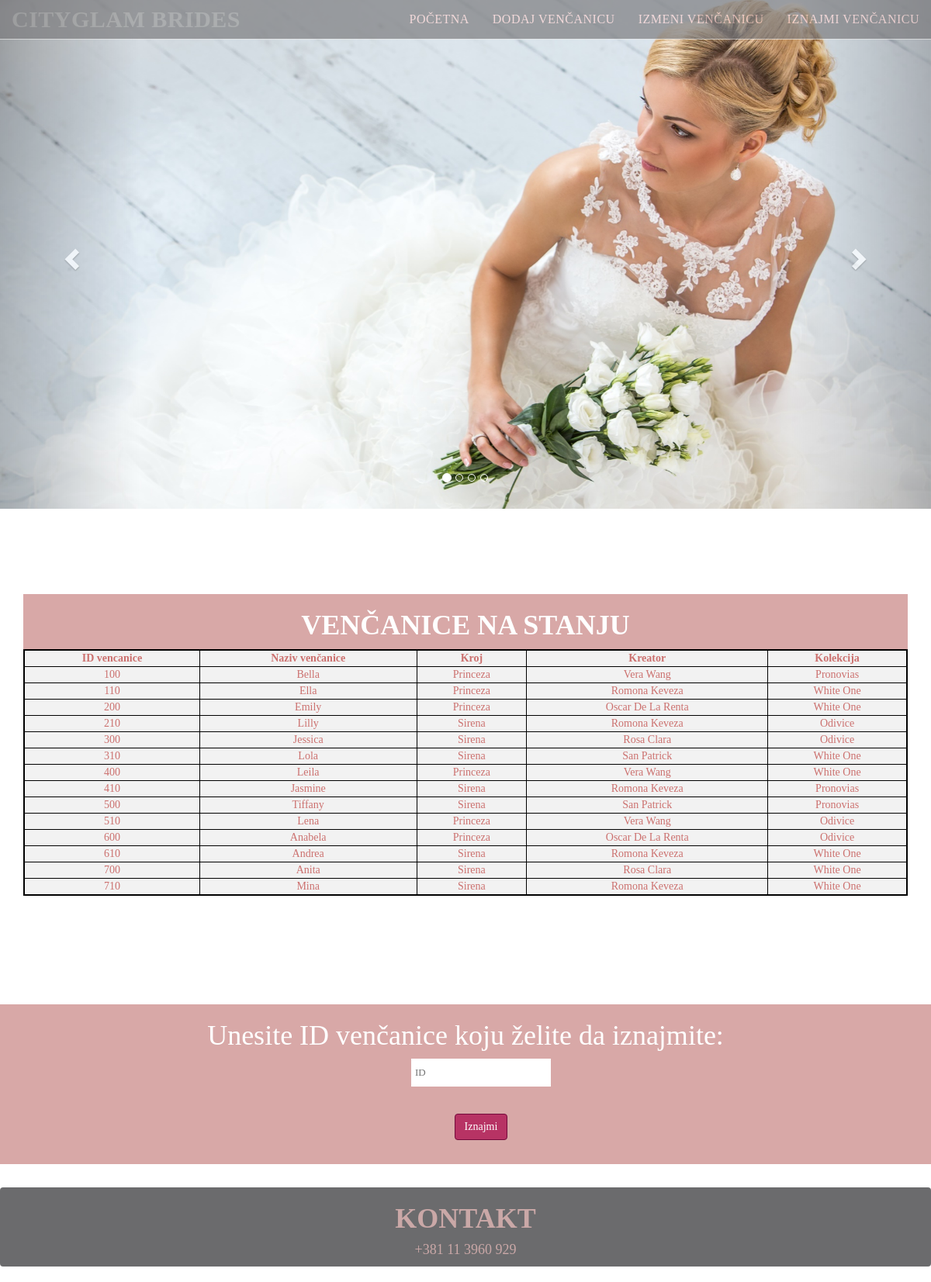
Page /iznajmi.php on the committed database.
### tables this page shows
CREATE TABLE IF NOT EXISTS `kreator` (
  `kreatorid` int(11) NOT NULL,
  `kreatorime` text NOT NULL,
  `kreatorprezime` text NOT NULL
);

CREATE TABLE IF NOT EXISTS `vencanica` (
  `vencanicaid` int(11) NOT NULL AUTO_INCREMENT,
  `vencanicanaziv` text NOT NULL,
  `kroj` text NOT NULL,
  `vencanicakreatorid` int(11) NOT NULL,
  `vencanicakolekcijaid` int(11) NOT NULL,
  PRIMARY KEY (`vencanicaid`)
);

CREATE TABLE IF NOT EXISTS `kolekcija` (
  `kolekcijaid` int(11) NOT NULL,
  `kolekcijanaziv` text NOT NULL
);

### baza.php (called while the page is built, shortened)
<?php
class Database
{
private $hostname="localhost";
private $username="root";
private $password="";
private $dbname;
private $dblink;
private $result;
function __construct($dbname)
{
$this->dbname = $dbname;
}
public function getResult()
{
return $this->result;
}
function Connect()
{
$this->dblink = new mysqli($this->hostname, $this->username, $this->password, $this->dbname);
$this->dblink->set_charset("utf8");
}
function select ($table="kreator, vencanica, kolekcija", $rows = '*', $where = "vencanicakreatorid = kreatorid && vencanicakolekcijaid = kolekcijaid", $order = null)
{
$q = 'SELECT '.$rows.' FROM '.$table;
        if($where != null)
            $q .= ' WHERE '.$where;
$this->ExecuteQuery($q);
}
function ExecuteQuery($query)
{
if($this->result = $this->dblink->query($query)){
return true;
}
else
{
return false;
}
}
}
?>

### iznajmi.php (the view, shortened to what this page needs)
<!DOCTYPE html PUBLIC "-//W3C//DTD XHTML 1.0 Transitional//EN" "http://www.w3.org/TR/xhtml1/DTD/xhtml1-transitional.dtd">
<?php
include ("baza.php");
$prikazi=new Database("vencanice");
?>
<html xmlns="http://www.w3.org/1999/xhtml">
<head>
<link href="stilovi.css" rel="stylesheet" type="text/css" />
  <link rel="stylesheet" href="http://maxcdn.bootstrapcdn.com/bootstrap/3.3.6/css/bootstrap.min.css">
</head>
<body>
<?php
$prikazi->select();
?>
<nav class="navbar navbar-default navbar-fixed-top">
  <div class="container-fluid">
    <div class="navbar-header">
     <a class="navbar-brand" href="index.php"><strong>CITYGLAM BRIDES</strong></a>
    </div>
    <div class="collapse navbar-collapse" id="myNavbar">
      <ul class="nav navbar-nav navbar-right">
        <li><a href="index.php">POČETNA</a></li>
        <li><a href="dodaj.php">DODAJ VENČANICU</a></li>
        <li><a href="izmeni.php">IZMENI VENČANICU</a></li>
         <li><a href="iznajmi.php">IZNAJMI VENČANICU</a></li></ul>
		 </div>
		 </div>
</nav>
<div id="myCarousel" class="carousel slide" data-ride="carousel">
  <ol class="carousel-indicators">
    <li data-target="#myCarousel" data-slide-to="0" class="active"></li>
    <li data-target="#myCarousel" data-slide-to="1"></li>
    <li data-target="#myCarousel" data-slide-to="2"></li>
    <li data-target="#myCarousel" data-slide-to="3"></li>
  </ol>
<div class="carousel-inner" role="listbox">
      <div class="item active">
      <img src="Slike/mlada1.jpg" >
      <div class="carousel-caption">
      </div>
    </div>
  </div>
<a class="left carousel-control" href="#myCarousel" role="button" data-slide="prev">
    <span class="glyphicon glyphicon-chevron-left" aria-hidden="true"></span>
  </a>
  <a class="right carousel-control" href="#myCarousel" role="button" data-slide="next">
    <span class="glyphicon glyphicon-chevron-right" aria-hidden="true"></span>
  </a>
</div>
<div id="row">
<div class="container text-center" style="overflow-x:auto;">
<div class="page">
<div class="title">
          <h1><strong>VENČANICE NA STANJU</strong></h1>
        </div>
<div class="Tabela" style="overflow-x:auto;">
                <table >
                    <tr>
						<td>
                            <strong>ID vencanice</strong>
                        </td>
                        <td>
                            <strong>Naziv venčanice</strong>
                        </td>
                        <td >
                            <strong>Kroj</strong>
                        </td>
                        <td>
                            <strong>Kreator</strong>
                        </td>
						<td>
                            <strong>Kolekcija</strong>
                        </td>
                    </tr>
                    <tr>
                        <?php while ($red=$prikazi->getResult()->fetch_object()) {  ?>
						<tr>
							<td><?php echo $red->vencanicaid; ?></td>
							<td><?php echo $red->vencanicanaziv; ?></td>
							<td><?php echo $red->kroj; ?></td>
							<td><?php echo $red->kreatorime .' '. $red->kreatorprezime ?></td>
							<td><?php echo $red->kolekcijanaziv; ?></td>
						</tr>
						<?php  } ?>
                    </tr>
                </table>
            </div>
</div></div>
</div>
<div class="page padding-bottom">
<div class="content_wrap3">
		<div class="title">
		<h1>Unesite ID venčanice koju želite da iznajmite:</h1>
				<form action="iznajmi.php" method="POST">
					<div class="search">
					   <ul>
					   <li class="libg">
					   <input name="vencanicaid" type="text" class="search-filed" placeholder="ID"></li>
					   </ul>
				  	</div>
					<br>
					<div class="search">
					   <ul>
					<li>
			  		<button type="submit" name="submit" class="btn btn-primary">Iznajmi</button></li>
					   </ul>
				  	</div>
					<br>
			  	</form>
			</div>
</div>
</div>
<div class="footer-wrapper">
  <div class="footer">
  <div class="panel">
	  <h1><strong>KONTAKT<strong></h1>
        <div class="content">
          <h4>+381 11 3960 929</h4>
        </div></div>
	</div>
	</div>
</body>
</body>

### stilovi.css (style rules this page uses)
.navbar { margin-bottom: 0; background-color: #2d2d30; border: 0; font-size: 13px !important; letter-spacing: 0.5px; opacity:0.7; font-family: Verdana; }
.container-fluid { background-color: #2d2d30; opacity:0.6; }
.navbar-default { background-color:#555; }
.navbar-default a.navbar-brand { color:#f19494; font-size:30px; }
.navbar li a, .navbar { color: #ffbdbb !important; font-size: 16px; font-family: Verdana; }
.carousel-inner img { width: 100%; margin: auto; }
.container-fluid { width: 100%; }
.container { padding: 80px 120px; margin-bottom: 20px; }
.page { width:970px; background:#d8a8a7; margin:0 auto; margin-bottom:20px; font-family: Verdana; }
.page .title { text-align:center; margin-top: 20px; color:#fff; padding-top: 0.5px; padding-bottom:0.9px; font-family: Verdana; }
.Tabela { margin: 0px; padding: 0px; width: 100%; border: 1px solid #000000; font-family: Verdana; }
.Tabela table { border-collapse: collapse; border-spacing: 0; width: 100%; height: 100%; margin: 0px; padding: 0px; font-family: Verdana; }
.table, th, td { border: 1px solid black; text-align: center; background-color:#f2f2f2; color:#cc716f; font-family: Verdana; }
.footer-wrapper .panel { background-color:#2d2d30; color:#b58483; text-align:center; opacity:0.7; width:100%; font-family: Verdana; }
.search , ul { list-style-type:none; text-align:center; font-family: Verdana; }
.search { margin-top:0px; margin-bottom:0px; font-family: Verdana; }
.page, padding-bottom { width:100%; margin-top:30px; margin-bottom:30px; font-family: Verdana; }
.search-filed { width: 180px; height: 36px; border: none; background: white; text-indent:5px; font-family: Verdana; font-size: 13px; color: black; padding-left:0px; margin-bottom:5px; }
.btn-primary { color: #fff; font-family: Verdana; background-color: #b73364 !important; border-color: #730a3b !important; }

### rows in the picture
kreator: vencanica.vencanicaid "100", vencanica.vencanicanaziv "Bella", vencanica.kroj "Princeza", kreatorime "Vera", kreatorprezime "Wang", kolekcija.kolekcijanaziv "Pronovias", vencanica.vencanicaid "400", vencanica.vencanicanaziv "Leila", kolekcija.kolekcijanaziv "White One", vencanica.vencanicaid "510", vencanica.vencanicanaziv "Lena", kolekcija.kolekcijanaziv "Odivice"
kreator: vencanica.vencanicaid "110", vencanica.vencanicanaziv "Ella", vencanica.kroj "Princeza", kreatorime "Romona", kreatorprezime "Keveza", kolekcija.kolekcijanaziv "White One", vencanica.vencanicaid "210", vencanica.vencanicanaziv "Lilly", vencanica.kroj "Sirena", kolekcija.kolekcijanaziv "Odivice", vencanica.vencanicaid "410", vencanica.vencanicanaziv "Jasmine", kolekcija.kolekcijanaziv "Pronovias", vencanica.vencanicaid "610", vencanica.vencanicanaziv "Andrea", vencanica.vencanicaid "710", vencanica.vencanicanaziv "Mina"
kreator: vencanica.vencanicaid "200", vencanica.vencanicanaziv "Emily", vencanica.kroj "Princeza", kreatorime "Oscar", kreatorprezime "De La Renta", kolekcija.kolekcijanaziv "White One", vencanica.vencanicaid "600", vencanica.vencanicanaziv "Anabela", kolekcija.kolekcijanaziv "Odivice"
kreator: vencanica.vencanicaid "300", vencanica.vencanicanaziv "Jessica", vencanica.kroj "Sirena", kreatorime "Rosa", kreatorprezime "Clara", kolekcija.kolekcijanaziv "Odivice", vencanica.vencanicaid "700", vencanica.vencanicanaziv "Anita", kolekcija.kolekcijanaziv "White One"
kreator: vencanica.vencanicaid "310", vencanica.vencanicanaziv "Lola", vencanica.kroj "Sirena", kreatorime "San", kreatorprezime "Patrick", kolekcija.kolekcijanaziv "White One", vencanica.vencanicaid "500", vencanica.vencanicanaziv "Tiffany", kolekcija.kolekcijanaziv "Pronovias"
